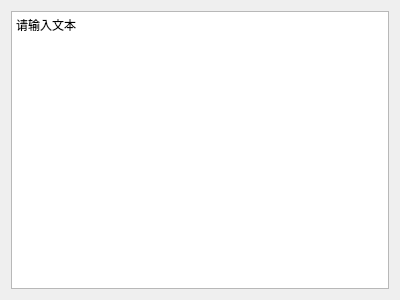
<?xml version="1.0" encoding="UTF-8"?>
<ui version="4.0">
 <class>Notes</class>
 <widget class="QWidget" name="Notes">
  <property name="geometry">
   <rect>
    <x>0</x>
    <y>0</y>
    <width>400</width>
    <height>300</height>
   </rect>
  </property>
  <property name="windowTitle">
   <string>Form</string>
  </property>
  <layout class="QHBoxLayout" name="horizontalLayout">
   <item>
    <widget class="QPlainTextEdit" name="plainTextEdit">
     <property name="plainText">
      <string>请输入文本</string>
     </property>
    </widget>
   </item>
  </layout>
  <action name="actionclear">
   <property name="icon">
    <iconset theme="QIcon::ThemeIcon::EditClear"/>
   </property>
   <property name="text">
    <string>清空</string>
   </property>
   <property name="toolTip">
    <string>清空所有文本</string>
   </property>
   <property name="menuRole">
    <enum>QAction::MenuRole::NoRole</enum>
   </property>
  </action>
  <action name="actionedit">
   <property name="text">
    <string>edit</string>
   </property>
   <property name="shortcut">
    <string>Ctrl+Alt+Q</string>
   </property>
   <property name="menuRole">
    <enum>QAction::MenuRole::NoRole</enum>
   </property>
  </action>
 </widget>
 <resources/>
 <connections/>
</ui>
